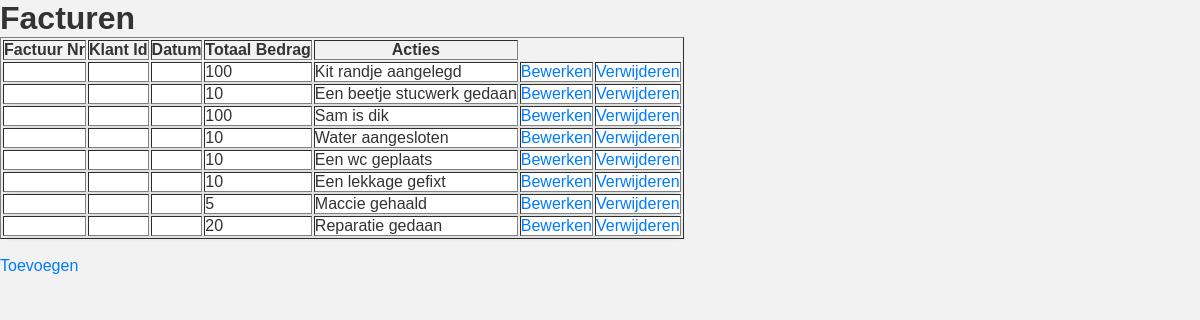
The app's page /Public/Factuur/index.php with its own data.
### tables this page shows
CREATE TABLE `factuurregel` (
  `factuurregel_id` int(11) NOT NULL,
  `factuur_id` int(11) NOT NULL,
  `uren` int(11) NOT NULL,
  `prijs` double DEFAULT NULL,
  `omschrijving` varchar(255) NOT NULL
);

### src/src/factuurRegel.php (called while the page is built, shortened)
<?php
require_once('database.php');
class FactuurRegel extends Database {
    public function getFactuurRegel() {
        $query = "SELECT * FROM factuurregel;";
        return $this->voerQueryUit($query);
    }
}
?>

### src/src/database.php (called while the page is built, shortened)
<?php
class Database
{
    private $connectie;
    public function __construct()
    {
        $this->connectie = new PDO("mysql:host=" . DB_HOST . ";dbname=" . DB_NAME, DB_USER, DB_PASS);
    }
    public function voerQueryUit($query)
    {
        if(str_contains($query, 'SELECT')){
            $result = $this->connectie->query($query);
            $rows = $result->fetchAll(PDO::FETCH_ASSOC);
            return $rows;
        }else{
            $result = $this->connectie->exec($query);
            return $result;
        }
    }
}

### Public/Factuur/index.php (the view, shortened to what this page needs)
<?php
require_once('../../src/src/factuurRegel.php');
$factuurRegel = new FactuurRegel();
$factuurReg = $factuurRegel->getFactuurRegel();
?>
<!DOCTYPE html>
<html lang="en">
<head>
    <link rel="stylesheet" href="../../style/index.css">
</head>
<body>
    <h1>Facturen</h1>
    <table border="1">
        <thead>
            <tr>
                <th>Factuur Nr</th>
                <th>Klant Id</th>
                <th>Datum</th>
                <th>Totaal Bedrag</th>
                <th>Acties</th>
            </tr>
        </thead>
        <tbody>
        <?php
                foreach ($factuurReg as $f) {
                    echo "<tr class='customer' id='tr_foreach'>";
                    echo "<td>" . $f["id"] . "</td>";
                    echo "<td>" . $f["factuurNr"] . "</td>";
                    echo "<td>" . $f["aantal"] . "</td>";
                    echo "<td>" . $f["prijs"] . "</td>";
                    echo "<td>" . $f["omschrijving"] . "</td>";
                    echo "<td><a href=update.php?klantenId=" . $f['id'] . ">Bewerken</a></td>";
                    echo "<td><a href=delete.php?klantenId=" . $f['id'] . ">Verwijderen</a></td>";
                    echo "</tr>";
                }
                ?>
        </tbody>
    </table>
    <br>
    <a href="toevoegen.php">Toevoegen</a>
</body>
</html>

### style/index.css (style rules this page uses)
* { margin: 0; padding: 0; box-sizing: border-box; font-family: Arial, sans-serif; }
body { background-color: #f2f2f2; color: #333; }
.customer { background-color: white; padding: 20px; border-radius: 5px; box-shadow: 0 2px 5px rgba(0, 0, 0, 0.1); }
a { color: #007bff; text-decoration: none; }

### records on screen
factuurregel: prijs "100", omschrijving "Kit randje aangelegd"
factuurregel: prijs "10", omschrijving "Een beetje stucwerk gedaan"
factuurregel: prijs "100", omschrijving "Sam is dik"
factuurregel: prijs "10", omschrijving "Water aangesloten"
factuurregel: prijs "10", omschrijving "Een wc geplaats"
factuurregel: prijs "10", omschrijving "Een lekkage gefixt"
factuurregel: prijs "5", omschrijving "Maccie gehaald"
factuurregel: prijs "20", omschrijving "Reparatie gedaan"
